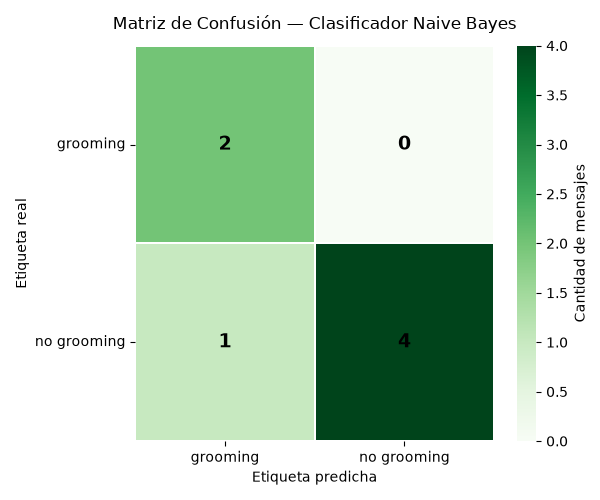

Recreate this plot in Python.
# ============================================================
# TRABAJO PRÁCTICO: Detección de Grooming con Naive Bayes
# Materia: Aprendizaje Automático
# Docente: Scudero, Yanina Ximena
# Alumno: Lucas Nahuel Llanes
# Carrera: Tecnicatura en Ciencia de Datos e Inteligencia Artificial
# Institución: INSTITUTO SUPERIOR DE FORMACIÓN TÉCNICA N° 197
# Año: 2026
# ============================================================

import pandas as pd
from sklearn.model_selection import cross_val_score, StratifiedKFold
from sklearn.pipeline import Pipeline
from sklearn.feature_extraction.text import CountVectorizer
from sklearn.naive_bayes import MultinomialNB
from sklearn.model_selection import train_test_split
from sklearn.metrics import classification_report, accuracy_score, confusion_matrix
import seaborn as sns
import matplotlib.pyplot as plt
import numpy as np

# ============================================================
# 1. Carga del corpus de ejemplo
# ============================================================
data = {
    'text': [
        "¿Cuántos años tenés? No le digas a nadie que hablamos.",
        "Hola, ¿cómo estás? ¿Querés jugar algo online?",
        "Sos muy linda, no le muestres esto a tus papás.",
        "¿Terminaste la tarea de matemáticas?",
        "Podes mandarme una foto tuya, pero que sea solo para mí.",
        "¿Querés que te ayude con el juego que no podías pasar?",
        "No le contés a nadie que hablamos por acá, ¿sí?",
        "¿Te gustó la película de ayer?",
        "¿Estás solo en casa ahora?",
        "¿Querés hacer una videollamada para estudiar juntos?",
        "No le digas a tus padres que te escribí, es nuestro secreto.",
        "¿Cómo te fue en el examen de historia?",
        "Mandame una foto tuya, pero que nadie más la vea.",
        "¿Jugamos Minecraft esta tarde?",
        "Sos muy especial para mí, no le cuentes a nadie que hablamos.",
        "¿Querés que te pase los apuntes de biología?",
        "¿Podes mostrarme cómo estás vestida ahora?",
        "¿Tenés ganas de salir a andar en bici mañana?",
        "No hace falta que le digas a nadie que hablamos tanto.",
        "¿Querés que estudiemos juntos para el parcial?"
    ],
    'label': [
        "grooming", "no grooming", "grooming", "no grooming", "grooming",
        "no grooming", "grooming", "no grooming", "grooming", "no grooming",
        "grooming", "no grooming", "grooming", "no grooming", "grooming",
        "no grooming", "grooming", "no grooming", "grooming", "no grooming"
    ]
}

df = pd.DataFrame(data)
X = df['text']
y = df['label']
print(df)

# ============================================================
# 2. Pipeline: vectorización + clasificador
# ============================================================
pipeline = Pipeline([
    ('vectorizer', CountVectorizer()),
    ('classifier', MultinomialNB())
])

# ============================================================
# 3. Validación cruzada estratificada (5 folds)
# ============================================================
cv = StratifiedKFold(n_splits=5, shuffle=True, random_state=42)
scores = cross_val_score(pipeline, X, y, cv=cv, scoring='accuracy')
print("Precisión en cada fold:", scores)
print("Precisión media:", scores.mean())
print("Desviación estándar:", scores.std())

# ============================================================
# 4. Entrenamiento sobre el conjunto completo
# ============================================================
pipeline.fit(X, y)
model = pipeline.named_steps['classifier']
vectorizer = pipeline.named_steps['vectorizer']

# ============================================================
# 5. Evaluación sobre split train/test
# ============================================================
X_train, X_test, y_train, y_test = train_test_split(
    X, y, test_size=0.33, random_state=42
)

pipeline_split = Pipeline([
    ('vectorizer', CountVectorizer()),
    ('classifier', MultinomialNB())
])
pipeline_split.fit(X_train, y_train)
y_pred = pipeline_split.predict(X_test)

print("Reporte de clasificación en conjunto de prueba:\n",
      classification_report(y_test, y_pred))
print("Precisión en conjunto de prueba:", accuracy_score(y_test, y_pred))

# ============================================================
# 6. Matriz de confusión (estilo y color personalizados)
# ============================================================
clases = pipeline_split.named_steps['classifier'].classes_
cm = confusion_matrix(y_test, y_pred, labels=clases)

plt.figure(figsize=(6, 5))
sns.heatmap(
    cm,
    annot=True,
    fmt='d',
    cmap='Greens',                 # paleta verde (distinta a la original)
    linewidths=1.2,
    linecolor='white',
    cbar_kws={'label': 'Cantidad de mensajes'},
    annot_kws={'size': 14, 'weight': 'bold', 'color': 'black'},
    xticklabels=clases,
    yticklabels=clases
)
plt.title('Matriz de Confusión — Clasificador Naive Bayes', fontsize=12, pad=12)
plt.xlabel('Etiqueta predicha')
plt.ylabel('Etiqueta real')
plt.xticks(rotation=0)
plt.yticks(rotation=0)
plt.tight_layout()
plt.savefig('confusion_matrix.png', dpi=150)
plt.show()

# ============================================================
# 7. Predicción sobre mensajes nuevos
# ============================================================
nuevas_noticias = [
    "¿Podés mandarme una foto tuya? No se la muestres a nadie.",
    "¿Jugamos Minecraft esta tarde?",
    "No le digas a tus papás que hablamos, ¿sí?",
    "¿Terminaste el trabajo práctico de historia?"
]

nuevas_noticias_vectorized = vectorizer.transform(nuevas_noticias)
predicciones = model.predict(nuevas_noticias_vectorized)

df_preds = pd.DataFrame({
    'texto': nuevas_noticias,
    'prediccion': predicciones
})
print(df_preds)
